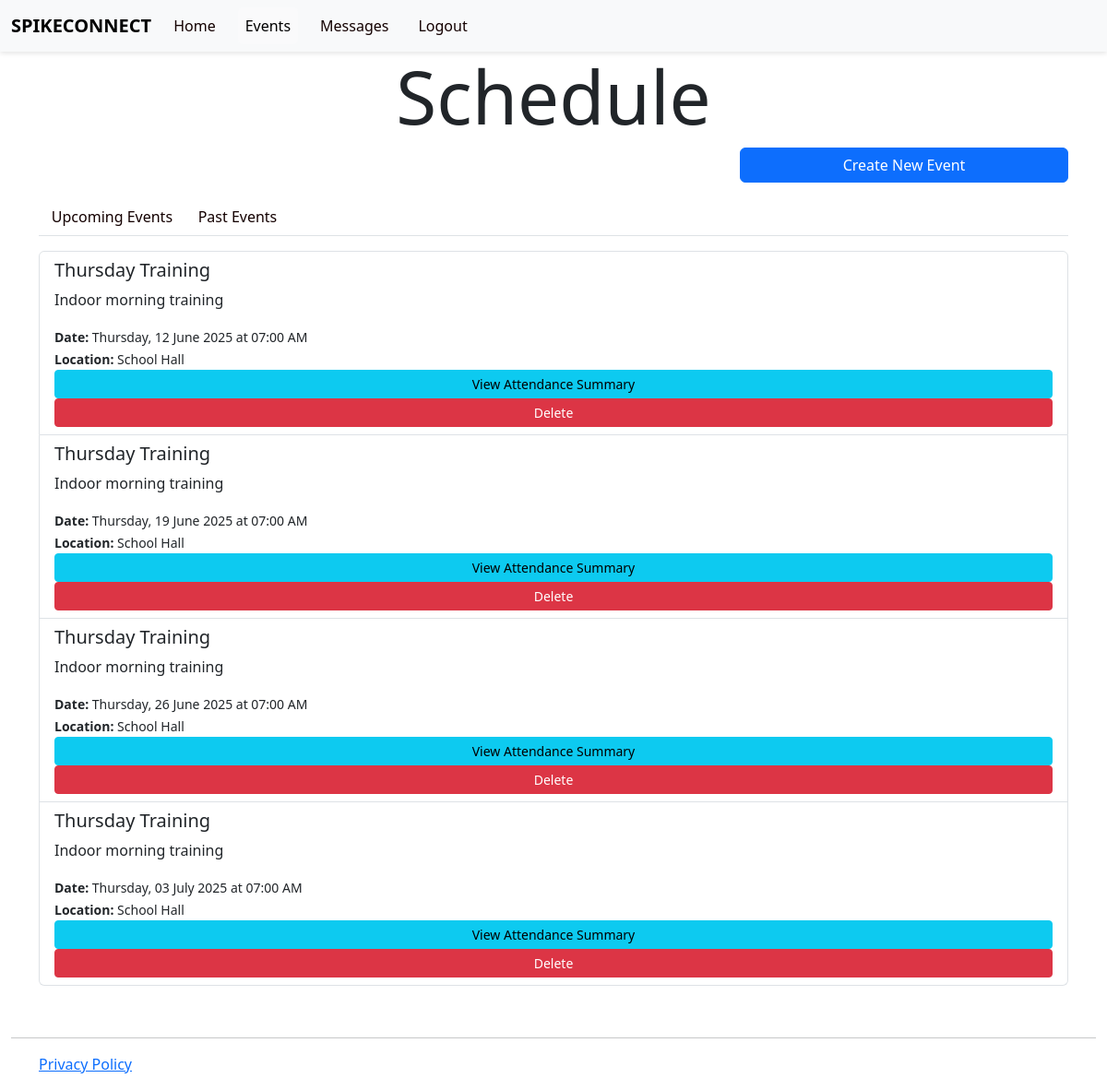
The app's page /team/1/events (signed in) with its own data.
### tables this page shows
CREATE TABLE team_events (
    id INTEGER PRIMARY KEY AUTOINCREMENT,
    team_id INTEGER NOT NULL,
    title TEXT NOT NULL,
    description TEXT,
    event_date DATETIME NOT NULL,
    location TEXT,
    created_at DATETIME DEFAULT CURRENT_TIMESTAMP,
    FOREIGN KEY (team_id) REFERENCES volleyball_teams(id)
);

### main.py (the view)
@app.route('/team/<int:team_id>/events', methods=['GET', 'POST'])
def team_events(team_id):
    lock = acquire_session_lock()
    with lock:
        return teamHandler.handle_team_events(team_id)

### forms.py
class DeleteEventForm(FlaskForm):
    submit = SubmitField('Delete')

class AttendanceForm(FlaskForm):
    status = SelectField('Attendance', choices=[('attending', 'Yes, I will attend'), ('not_attending', 'No, I cannot attend')])
    submit = SubmitField('Submit')

### databaseManagement.py (called while the page is built)
def retrieveUserByUsername(username):
    conn = sql.connect(db_path)
    cur = conn.cursor()
    cur.execute(
        "SELECT * FROM secure_users_9f WHERE username = ?",
        (username,)
    )
    user = cur.fetchone()
    conn.close()
    if user:
        return {
            'id': user[0],
            'username': user[1],
            'password': user[2],
            'email': user[3],
            'full_name': user[4],
            'role': user[5],
            'team_id': user[6],
            'totp_secret': user[7],
            'twofa_enabled': user[8],
        }
    return None

def get_team_by_id(team_id):
    conn = sql.connect(db_path)
    cur = conn.cursor()
    cur.execute("SELECT id, name, description, created_at FROM volleyball_teams WHERE id = ?", (team_id,))
    row = cur.fetchone()
    conn.close()
    if row:
        return {
            "id": row[0],
            "name": row[1],
            "description": row[2],
            "created_at": row[3]
        }
    return None

def get_upcoming_team_events(team_id):
    conn = sql.connect(db_path)
    cur = conn.cursor()
    now = datetime.now().strftime("%Y-%m-%dT%H:%M")
    cur.execute(
        "SELECT id, title, description, event_date, location FROM team_events WHERE team_id = ? AND event_date >= ? ORDER BY event_date ASC",
        (team_id, now)
    )
    events = []
    for row in cur.fetchall():
        try:
            event_date = datetime.strptime(row[3], "%Y-%m-%dT%H:%M")
            formatted_date = event_date.strftime("%A, %d %B %Y at %I:%M %p")
        except Exception:
            formatted_date = row[3]
        events.append({
            "id": row[0],
            "title": row[1],
            "description": row[2],
            "event_date": formatted_date,
            "location": row[4]
        })
    conn.close()
    return events

def get_event_attendance (event_id, user_id):
    conn = sql.connect(db_path)
    cur = conn.cursor()
    cur.execute("SELECT status FROM event_attendance WHERE event_id = ? AND user_id = ?", (event_id, user_id))
    row = cur.fetchone()
    conn.close()
    return row[0] if row else None

### main.py (called while the page is built)
@app.teardown_request
def teardown_request(exception=None):
    return cleanup_session_lock(exception)

### templates/teamEvents.html (shortened to what this page needs)
{% extends 'layout.html' %} {% block content %}
<div class="container">
  <div class="row">
    <h1 class="display-1">Schedule</h1>
  </div>
  <div class="row mb-3">
    {% if session.get('role') == 'Coach' %}
    <div class="col-8"></div>
    <div class="col-4">
      <a
        href="{{ url_for('create_team_event', team_id=team.id) }}"
        class="btn btn-primary"
      >
        Create New Event
      </a>
    </div>
    {% endif %}
  </div>
  <ul class="nav nav-tabs mb-3" id="eventTabs" role="tablist">
    <li class="nav-item" role="presentation">
      <button
        class="nav-link active"
        id="upcoming-tab"
        data-bs-toggle="tab"
        data-bs-target="#upcoming"
        type="button"
        role="tab"
        aria-controls="upcoming"
        aria-selected="true"
      >
        Upcoming Events
      </button>
    </li>
    <li class="nav-item" role="presentation">
      <button
        class="nav-link"
        id="past-tab"
        data-bs-toggle="tab"
        data-bs-target="#past"
        type="button"
        role="tab"
        aria-controls="past"
        aria-selected="false"
      >
        Past Events
      </button>
    </li>
  </ul>
  <div class="tab-content" id="eventTabsContent">
    <div
      class="tab-pane fade show active"
      id="upcoming"
      role="tabpanel"
      aria-labelledby="upcoming-tab"
    >
      {% if upcoming_events %}
      <ul class="list-group mb-4">
        {% for event in upcoming_events %}
        <li class="list-group-item">
          <h5>{{ event.title }}</h5>
          <p>{{ event.description }}</p>
          <small>
            <strong>Date:</strong> {{ event.event_date }}<br />
            <strong>Location:</strong> {{ event.location }}
          </small>
           {% if session.get('role') == 'Coach' %}
          <button
            type="button"
            class="btn btn-info btn-sm"
            data-bs-toggle="modal"
            data-bs-target="#attendanceSummaryModal{{ event.id }}"
          >
            View Attendance Summary
          </button>
          {% endif %} {% if session.get('role') == 'Coach' %}
          <form
            method="POST"
            action="{{ url_for('delete_team_event', team_id=team.id, event_id=event.id) }}"
            style="display: inline"
          >
            {{ delete_forms[event.id].hidden_tag() }} {{
            delete_forms[event.id].submit(class_="btn btn-danger btn-sm") }}
          </form>
          {% endif %}
        </li>
        {% endfor %}
      </ul>
      {% else %}
      <p>No upcoming events scheduled for this team.</p>
      {% endif %}
    </div>
  </div>
</div>
{% endblock %}

### static/css/style.css (style rules this page uses)
* { margin: 0; padding: 0; box-sizing: border-box; }
body { font-family: "Poppins", sans-serif; background-color: #f9f9f9; color: #333; margin: 0; padding: 0; }
h1 { text-align: center; font-size: 2.5rem; color: #222; margin-bottom: 1rem; }
.btn { background: #007bff; color: #fff; padding: 0.8rem; border: none; border-radius: 30px; font-size: 1rem; cursor: pointer; transition: all 0.3s ease; width: 100%; font-weight: 600; }
.nav-item .nav-link { color: #140101; font-size: 1rem; font-weight: 500; text-transform: capitalize; transition: color 0.3s ease; padding: 0.5rem 0.8rem; border-radius: 5px; }
html, body { height: 100%; margin: 0; display: flex; flex-direction: column; }

### records on screen
team_events: title "Thursday Training", description "Indoor morning training", event_date "Thursday, 12 June 2025 at 07:00 AM", location "School Hall"
team_events: title "Thursday Training", description "Indoor morning training", event_date "Thursday, 19 June 2025 at 07:00 AM", location "School Hall"
team_events: title "Thursday Training", description "Indoor morning training", event_date "Thursday, 26 June 2025 at 07:00 AM", location "School Hall"
team_events: title "Thursday Training", description "Indoor morning training", event_date "Thursday, 03 July 2025 at 07:00 AM", location "School Hall"
